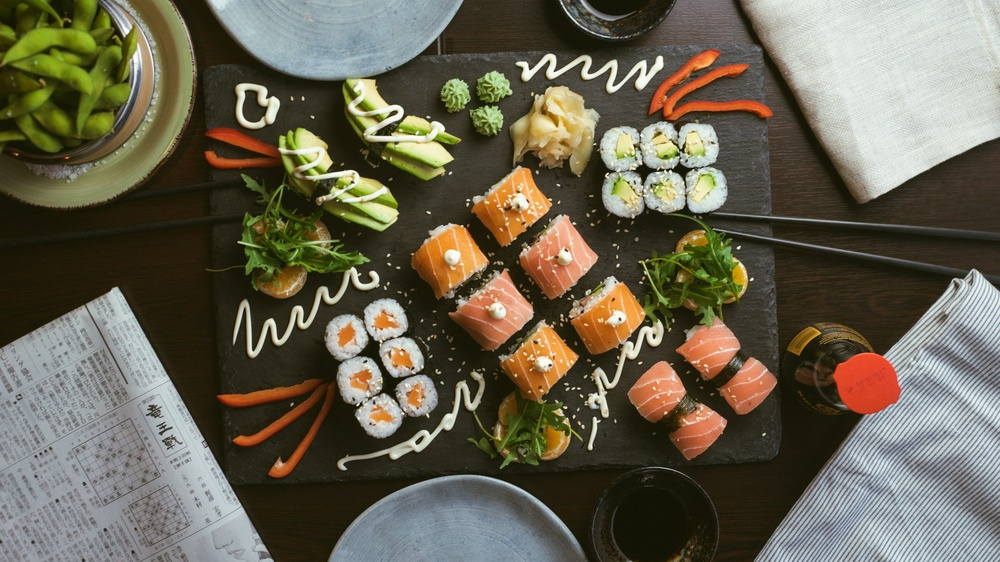
#> input picture herramientas-noWeb/oscurecer-imagen/fondo.jpg, 1000 x 562 px, shrunk from 2400 x 1349 before the run
$ python image.py
#> lines starting #> are read from the running program, lines starting #| are printed output that depends on the picture
from PIL import Image, ImageEnhance
#Payload
ruta_de_la_imagen = "fondo.jpg"
nivel_opacidad = 0.5

imagen = Image.open(ruta_de_la_imagen)
#> imagen is the input picture: PIL image 1000x562 RGB; mean R, G, B 104.1, 98.5, 80.5
enhancer = ImageEnhance.Brightness(imagen)
imagen_oscurecida = enhancer.enhance(nivel_opacidad)
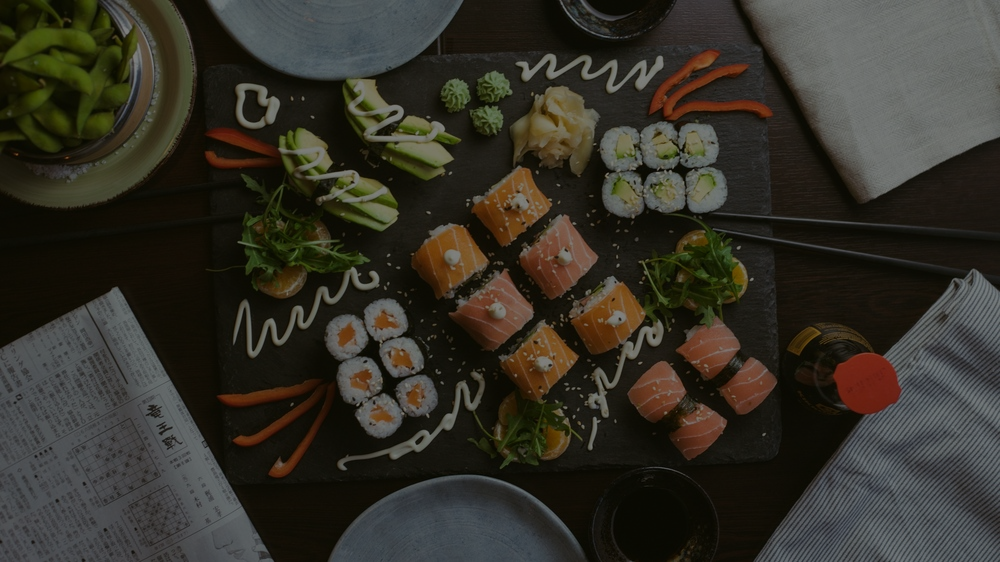
#> imagen_oscurecida: PIL image 1000x562 RGB; mean R, G, B 51.8, 49, 40
imagen_oscurecida.save("oscurecida_"+ruta_de_la_imagen)
